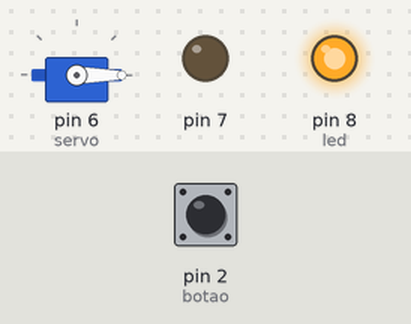
This sketch was run on a simulated Arduino Uno, built with avr-gcc and run on an emulated ATmega328P. On the bench: servo, output pins drawn as LEDs (lit = HIGH). Dashed ring = blinking. The inputs (shaded band) are chosen by the test bench; at power-on: pin 2 (botao) LOW.

Above: at 1.2 s.
1.3 s: pin 2 (botao) pulled HIGH for 3.2 s
At 1.7 s:
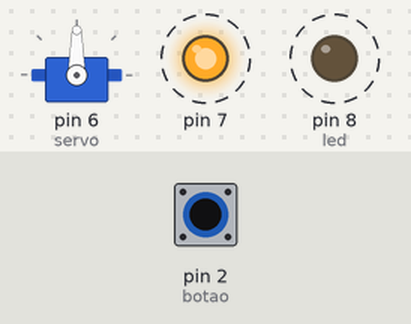
6.0 s: pin 2 (botao) pulled HIGH for 0.15 s
At 6.5 s:
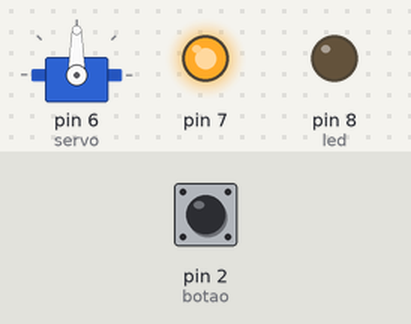
7.6 s: pin 2 (botao) pulled HIGH for 1 s
At 8.9 s:
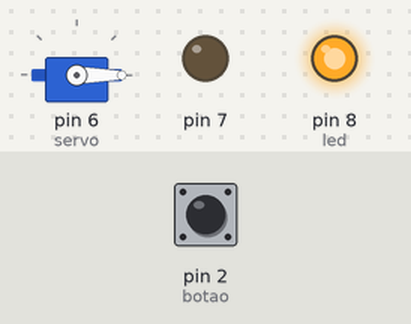
Timing chart, 0 to 10.6 s (numbered marks = the images above; inputs shaded):
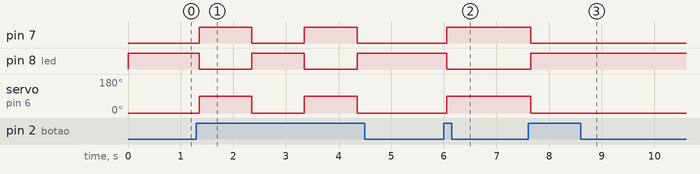

The sketch:

lab_13.ino
```cpp
#include <Servo.h>
Servo servo;

int led = 8;
int botao = 2;

int estadoBotao = 0;
int ultimoEstadoBotao = 0;
bool portaAberta = false;  // Variável para controlar se a porta está aberta ou fechada

unsigned long debounceDelay = 50; // Tempo para o debounce
unsigned long lastDebounceTime = 0;

void setup() {
  pinMode(led, OUTPUT);
  pinMode(7, OUTPUT);
  pinMode(botao, INPUT);
  servo.attach(6);  // Liga o servo na porta 6
  servo.write(0);    // Inicializa o servo na posição 0 (fechado)
  digitalWrite(led, HIGH); // Inicializa o LED como ativo
}

void loop() {
  int leituraAtual = digitalRead(botao);

  // Implementação do debounce
  if (leituraAtual != ultimoEstadoBotao) {
    lastDebounceTime = millis();  // Atualiza o tempo de debounce
  }

  if ((millis() - lastDebounceTime) > debounceDelay) {
    // Se o botão foi pressionado (mudou para HIGH)
    if (leituraAtual == HIGH) {
      // Alterna o estado da porta (aberta ou fechada)
      portaAberta = !portaAberta;

      if (portaAberta) {
        // Abrir porta
        digitalWrite(led, LOW);    // Desliga o LED indicando que a porta está abrindo
        digitalWrite(7, HIGH);     // Ativa outro LED ou componente
        servo.write(90);           // Move o servo para a posição aberta (90 graus)
        delay(1000);               // Tempo de abertura
      } else {
        // Fechar porta
        digitalWrite(7, LOW);      // Desativa o segundo LED
        digitalWrite(led, HIGH);   // Liga o LED indicando que a porta está fechando
        servo.write(0);            // Move o servo para a posição fechada (0 graus)
        delay(1000);               // Tempo de fechamento
      }
    }
  }

  ultimoEstadoBotao = leituraAtual;  // Atualiza o estado do botão
}
```

Measured:
- after the input at 1.3 s, pin 7, pin 8 (led): alternates HIGH for 1.0 s and LOW for 1.0 s, starting after 0.05 s; servo on pin 6 (servo): alternates 90° for 1.0 s and 0° for 1.0 s, starting after 0.05 s
- after the input at 6.0 s, pin 7: LOW → HIGH after 0.05 s; pin 8 (led): HIGH → LOW after 0.05 s; servo on pin 6 (servo): 0° → 90° after 0.05 s
- after the input at 7.6 s, pin 7: HIGH → LOW after 0.05 s; pin 8 (led): LOW → HIGH after 0.05 s; servo on pin 6 (servo): 90° → 0° after 0.05 s
